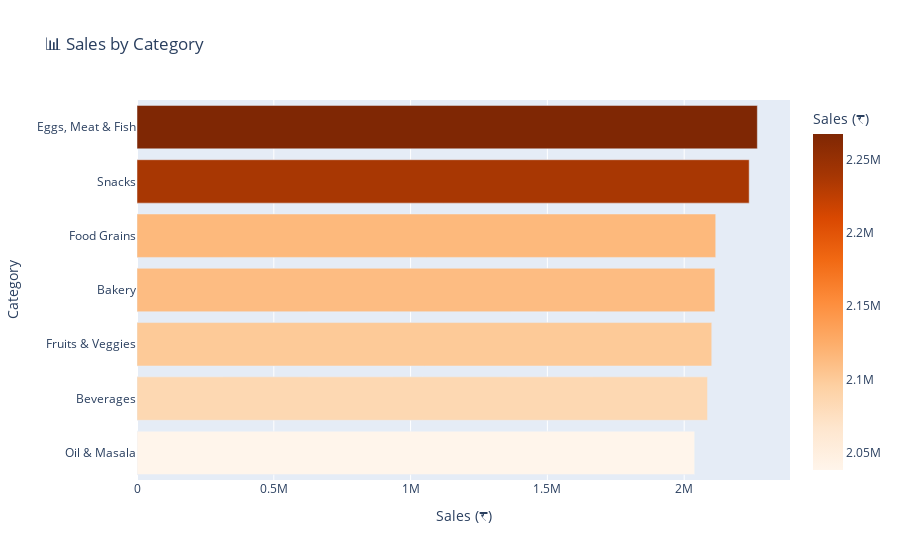

The notebook cell this image was saved under:
### Code cell
top_categories = df.groupby('Category')['Sales'].sum().sort_values().reset_index()

fig = px.bar(
    top_categories,
    x='Sales',
    y='Category',
    orientation='h',
    color='Sales',
    color_continuous_scale='Oranges',
    title='📊 Sales by Category',
    labels={'Sales': 'Sales (₹)', 'Category': 'Category'}
)

fig.update_layout(yaxis={'categoryorder':'total ascending'})
fig.show()

### Figure 1 — Plotly figure (JSON) as saved in the notebook; plotly's stock layout.template omitted (floating-point values rounded to 4 significant figures)
{"data": [{"hovertemplate": "Sales (₹)=%{marker.color}<br>Category=%{y}<extra></extra>", "legendgroup": "", "marker": {"color": [2038442, 2085313, 2100727, 2112281, 2115272, 2237546, 2267401], "coloraxis": "coloraxis", "pattern": {"shape": ""}}, "name": "", "orientation": "h", "showlegend": false, "textposition": "auto", "type": "bar", "x": [2038442, 2085313, 2100727, 2112281, 2115272, 2237546, 2267401], "xaxis": "x", "y": ["Oil & Masala", "Beverages", "Fruits & Veggies", "Bakery", "Food Grains", "Snacks", "Eggs, Meat & Fish"], "yaxis": "y"}], "layout": {"barmode": "relative", "coloraxis": {"colorbar": {"title": {"text": "Sales (₹)"}}, "colorscale": [[0, "rgb(255,245,235)"], [0.125, "rgb(254,230,206)"], [0.25, "rgb(253,208,162)"], [0.375, "rgb(253,174,107)"], [0.5, "rgb(253,141,60)"], [0.625, "rgb(241,105,19)"], [0.75, "rgb(217,72,1)"], [0.875, "rgb(166,54,3)"], [1, "rgb(127,39,4)"]]}, "legend": {"tracegroupgap": 0}, "title": {"text": "📊 Sales by Category"}, "xaxis": {"anchor": "y", "domain": [0, 1], "title": {"text": "Sales (₹)"}}, "yaxis": {"anchor": "x", "categoryorder": "total ascending", "domain": [0, 1], "title": {"text": "Category"}}}}
